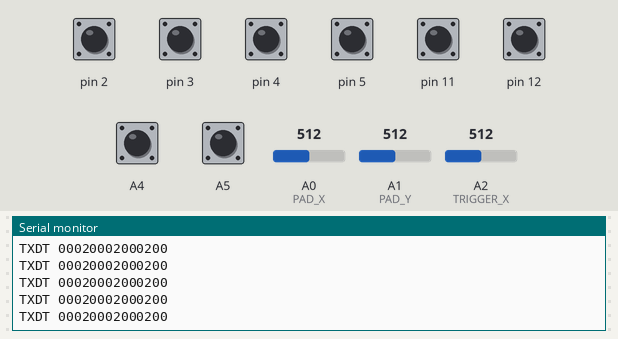
Bench run of a sketch on a simulated Arduino Uno, built with avr-gcc and run on an emulated ATmega328P. Parts: the last lines printed to the serial monitor. The test bench sets the inputs (shaded band); at power-on: A4, A5, pin 2–5, pin 11, pin 12 HIGH, A0 (PAD_X) = 512, A1 (PAD_Y) = 512, A2 (TRIGGER_X) = 512.

Above: at 1.2 s.
1.3 s: A0 (PAD_X) set to 716
At 2.3 s:
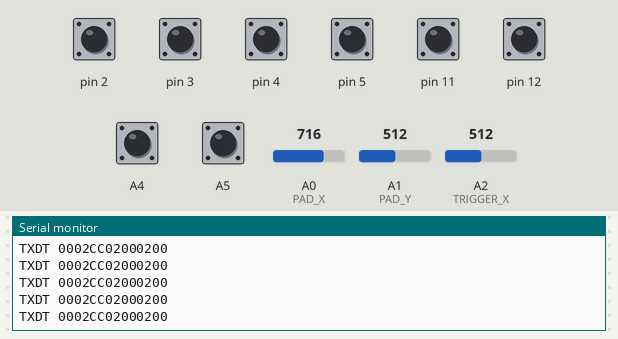
3.2 s: A1 (PAD_Y) set to 716
At 4.3 s:
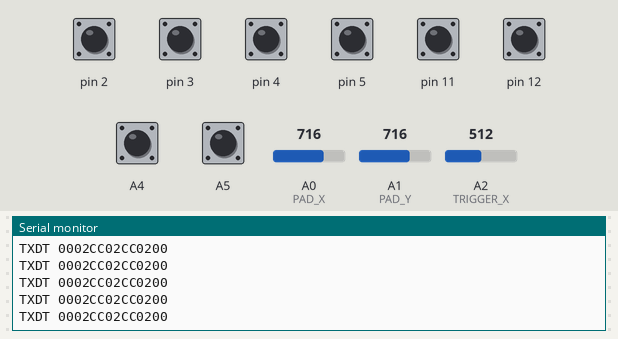
5.1 s: A2 (TRIGGER_X) set to 716
At 6.0 s:
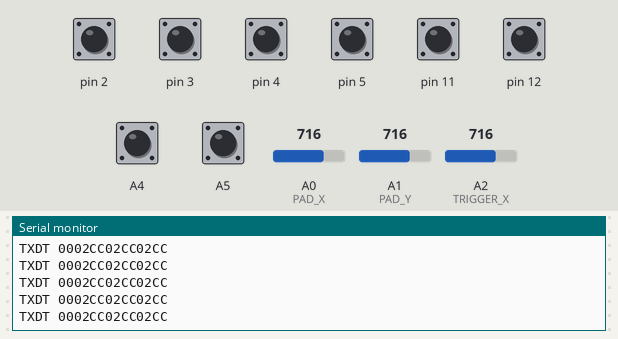
7.0 s: A0 (PAD_X) set to 511
At 8.1 s:
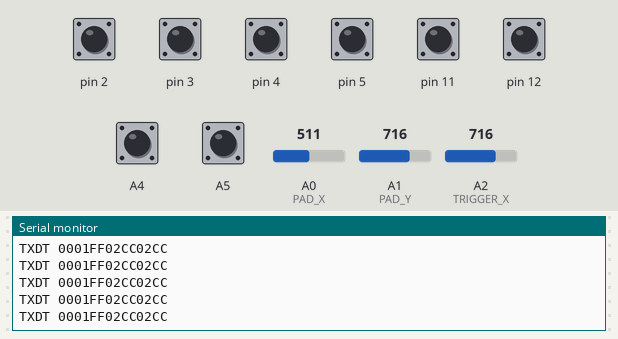
8.9 s: pin 2 pulled LOW for 0.15 s
12.0 s: pin 3 pulled LOW for 0.15 s
Timing chart, 0 to 15.0 s (numbered marks = the images above; inputs shaded):
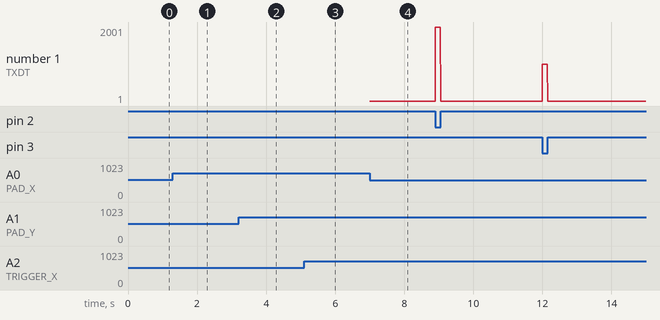

Measured:
- after the input at 1.3 s, the serial monitor: prints a new line at once (image 1)
- after the input at 3.2 s, the serial monitor: prints a new line at once (image 2)
- after the input at 5.1 s, the serial monitor: prints a new line at once (image 3)
- after the input at 7.0 s, the serial monitor: prints a new line at once (image 4)

The sketch:

Serial315.ino
```cpp
#define PAD_X A0
#define PAD_Y A1
#define TRIGGER_X A2
#define TRIGGER_Y A3

void setup() {
  Serial.begin(38400);

  pinMode(PAD_X, INPUT);
  pinMode(PAD_Y, INPUT);
  pinMode(TRIGGER_X, INPUT);
  pinMode(TRIGGER_Y, INPUT);
  pinMode(A4, INPUT_PULLUP);
  pinMode(A5, INPUT_PULLUP);
  pinMode(2, INPUT_PULLUP);
  pinMode(3, INPUT_PULLUP);
  pinMode(4, INPUT_PULLUP);
  pinMode(5, INPUT_PULLUP);
  pinMode(11, INPUT_PULLUP);
  pinMode(12, INPUT_PULLUP);
}

void send_920data(uint16_t data)
{
  if (data <= 0xf)
  {
    Serial.print("000");
  }
  else if (data <= 0xff)
  {
    Serial.print("00");
  }
  else if (data <= 0xfff)
  {
    Serial.print("0");
  }

  Serial.print(data, HEX);
}

void loop() {
  uint8_t i;
  uint8_t allsw = 0;

  allsw |= digitalRead(A4) << 7;
  allsw |= digitalRead(A5) << 6;
  allsw |= digitalRead(2) << 5;
  allsw |= digitalRead(3) << 4;
  allsw |= digitalRead(4) << 3;
  allsw |= digitalRead(5) << 2;
  allsw |= digitalRead(11) << 1;
  allsw |= digitalRead(12) << 0;

  Serial.print("TXDT ");

  allsw = (~allsw) & 0xff;
  if (allsw <= 0xf) {
    Serial.print("0");
  }
  Serial.print(allsw, HEX);

  send_920data(analogRead(PAD_X));
  send_920data(analogRead(PAD_Y));
  send_920data(analogRead(TRIGGER_X));
//  send_920data(analogRead(TRIGGER_Y));

  Serial.print("\r\n");
 delay(5);
}
```
